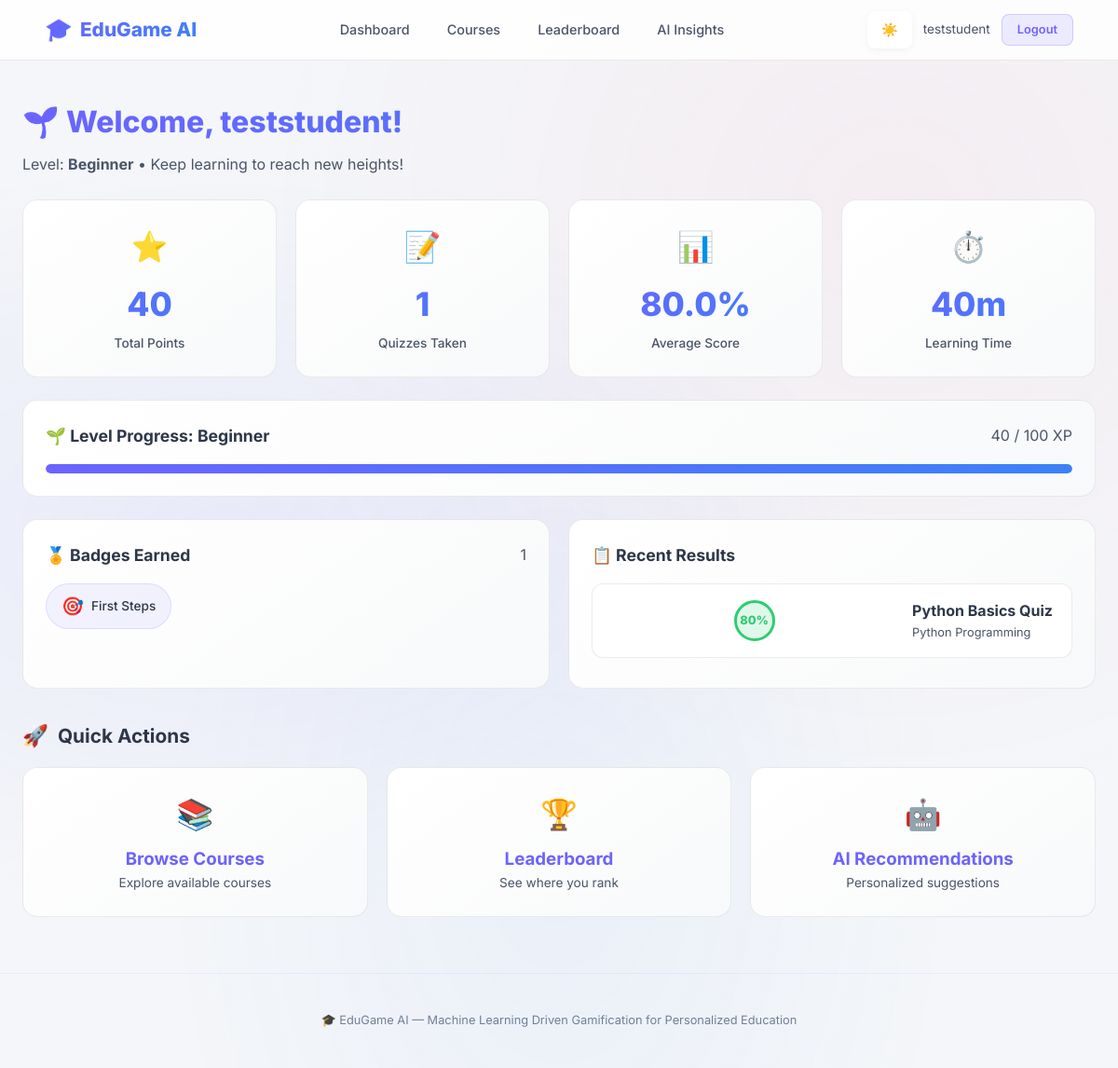
The app's page /dashboard (signed in) with its own data.
### tables this page shows
CREATE TABLE users (
    id INTEGER PRIMARY KEY AUTOINCREMENT,
    username TEXT UNIQUE NOT NULL,
    email TEXT UNIQUE NOT NULL,
    password_hash TEXT NOT NULL,
    role TEXT DEFAULT 'student',  -- 'student' or 'teacher'
    created_at TIMESTAMP DEFAULT CURRENT_TIMESTAMP
);

CREATE TABLE courses (
    id INTEGER PRIMARY KEY AUTOINCREMENT,
    title TEXT NOT NULL,
    description TEXT,
    difficulty TEXT DEFAULT 'beginner',  -- beginner, intermediate, advanced
    category TEXT,
    created_at TIMESTAMP DEFAULT CURRENT_TIMESTAMP
);

CREATE TABLE user_badges (
    id INTEGER PRIMARY KEY AUTOINCREMENT,
    user_id INTEGER NOT NULL,
    badge_id INTEGER NOT NULL,
    earned_at TIMESTAMP DEFAULT CURRENT_TIMESTAMP,
    FOREIGN KEY (user_id) REFERENCES users(id),
    FOREIGN KEY (badge_id) REFERENCES badges(id),
    UNIQUE(user_id, badge_id)
);

CREATE TABLE badges (
    id INTEGER PRIMARY KEY AUTOINCREMENT,
    name TEXT UNIQUE NOT NULL,
    description TEXT,
    icon TEXT DEFAULT '🏅',
    criteria TEXT
);

CREATE TABLE quiz_results (
    id INTEGER PRIMARY KEY AUTOINCREMENT,
    user_id INTEGER NOT NULL,
    quiz_id INTEGER NOT NULL,
    score INTEGER NOT NULL,
    total INTEGER NOT NULL,
    percentage REAL NOT NULL,
    completed_at TIMESTAMP DEFAULT CURRENT_TIMESTAMP,
    FOREIGN KEY (user_id) REFERENCES users(id),
    FOREIGN KEY (quiz_id) REFERENCES quizzes(id)
);

CREATE TABLE quizzes (
    id INTEGER PRIMARY KEY AUTOINCREMENT,
    course_id INTEGER NOT NULL,
    title TEXT NOT NULL,
    difficulty TEXT DEFAULT 'medium',  -- easy, medium, hard
    total_marks INTEGER DEFAULT 100,
    FOREIGN KEY (course_id) REFERENCES courses(id)
);

### modules/auth.py (the view)
@auth_bp.route('/dashboard')
def dashboard():
    if 'user_id' not in session:
        return redirect(url_for('auth.login'))
    user_id = session['user_id']
    user = get_user_by_id(user_id)
    total_points = get_total_points(user_id)
    level_name, level_icon, next_threshold = get_level(total_points)
    badges = get_user_badges(user_id)
    recent_results = get_results_by_user(user_id)[:5]
    quiz_stats = get_user_quiz_stats(user_id)
    activity_stats = get_user_activity_stats(user_id)
    return render_template('dashboard.html',
                           user=user,
                           total_points=total_points,
                           level_name=level_name,
                           level_icon=level_icon,
                           next_threshold=next_threshold,
                           badges=badges,
                           recent_results=recent_results,
                           quiz_stats=quiz_stats,
                           activity_stats=activity_stats)

### database/init_db.py (called while the page is built)
def get_db():
    conn = sqlite3.connect(DB_PATH)
    conn.row_factory = sqlite3.Row
    conn.execute("PRAGMA foreign_keys = ON")
    return conn

### models/gamification.py (called while the page is built)
def get_total_points(user_id):
    conn = get_db()
    row = conn.execute(
        "SELECT COALESCE(SUM(points), 0) as total FROM points WHERE user_id = ?",
        (user_id,)
    ).fetchone()
    conn.close()
    return row['total']

def get_level(total_points):
    current_level = LEVEL_THRESHOLDS[0]
    next_threshold = LEVEL_THRESHOLDS[1][0] if len(LEVEL_THRESHOLDS) > 1 else None
    for i, (threshold, name, icon) in enumerate(LEVEL_THRESHOLDS):
        if total_points >= threshold:
            current_level = (name, icon)
            next_threshold = LEVEL_THRESHOLDS[i + 1][0] if i + 1 < len(LEVEL_THRESHOLDS) else None
    return current_level[0], current_level[1], next_threshold

def get_user_badges(user_id):
    conn = get_db()
    badges = conn.execute(
        """SELECT b.*, ub.earned_at FROM user_badges ub
           JOIN badges b ON ub.badge_id = b.id
           WHERE ub.user_id = ? ORDER BY ub.earned_at DESC""",
        (user_id,)
    ).fetchall()
    conn.close()
    return badges

def get_user_activity_stats(user_id):
    conn = get_db()
    stats = conn.execute(
        """SELECT
              COALESCE(SUM(duration_minutes), 0) as total_learning_time,
              COUNT(*) as total_activities,
              COUNT(DISTINCT DATE(created_at)) as active_days
           FROM user_activity WHERE user_id = ?""",
        (user_id,)
    ).fetchone()
    conn.close()
    return stats

### models/quiz.py (called while the page is built)
def get_results_by_user(user_id):
    conn = get_db()
    results = conn.execute(
        """SELECT qr.*, q.title as quiz_title, c.title as course_title
           FROM quiz_results qr
           JOIN quizzes q ON qr.quiz_id = q.id
           JOIN courses c ON q.course_id = c.id
           WHERE qr.user_id = ?
           ORDER BY qr.completed_at DESC""",
        (user_id,)
    ).fetchall()
    conn.close()
    return results

def get_user_quiz_stats(user_id):
    conn = get_db()
    stats = conn.execute(
        """SELECT COUNT(*) as total_quizzes,
                  COALESCE(AVG(percentage), 0) as avg_score,
                  COALESCE(MAX(percentage), 0) as best_score,
                  COALESCE(MIN(percentage), 0) as worst_score
           FROM quiz_results WHERE user_id = ?""",
        (user_id,)
    ).fetchone()
    conn.close()
    return stats

### templates/dashboard.html (shortened to what this page needs)
{% extends "base.html" %}
{% block content %}
<div class="container">
    <div class="page-header">
        <h1>{{ level_icon }} Welcome, {{ user['username'] }}!</h1>
        <p>Level: <strong>{{ level_name }}</strong> &bull; Keep learning to reach new heights!</p>
    </div>
    <div class="grid-4 mb-3">
        <div class="stat-card animate-in animate-delay-1">
            <div class="stat-icon">⭐</div>
            <div class="stat-value">{{ total_points }}</div>
            <div class="stat-label">Total Points</div>
        </div>
        <div class="stat-card animate-in animate-delay-2">
            <div class="stat-icon">📝</div>
            <div class="stat-value">{{ quiz_stats['total_quizzes'] }}</div>
            <div class="stat-label">Quizzes Taken</div>
        </div>
        <div class="stat-card animate-in animate-delay-3">
            <div class="stat-icon">📊</div>
            <div class="stat-value">{{ "%.1f"|format(quiz_stats['avg_score']) }}%</div>
            <div class="stat-label">Average Score</div>
        </div>
        <div class="stat-card animate-in animate-delay-4">
            <div class="stat-icon">⏱️</div>
            <div class="stat-value">{{ "%.0f"|format(activity_stats['total_learning_time']) }}m</div>
            <div class="stat-label">Learning Time</div>
        </div>
    </div>
    <div class="card mb-3 animate-in">
        <div class="card-header">
            <h3>{{ level_icon }} Level Progress: {{ level_name }}</h3>
            {% if next_threshold %}
            <span class="text-muted">{{ total_points }} / {{ next_threshold }} XP</span>
            {% else %}
            <span class="text-muted">Max Level Reached! 🎉</span>
            {% endif %}
        </div>
        {% if next_threshold %}
        <div class="progress-bar-container">
            <div class="progress-bar-fill" style=`width: {{ (total_points / next_threshold * 100)|int }}%`></div>
        </div>
        {% else %}
        <div class="progress-bar-container">
            <div class="progress-bar-fill" style="width: 100%"></div>
        </div>
        {% endif %}
    </div>
    <div class="grid-2">
        <div class="card animate-in animate-delay-1">
            <div class="card-header">
                <h3>🏅 Badges Earned</h3>
                <span class="text-muted">{{ badges|length }}</span>
            </div>
            {% if badges %}
            <div class="badge-grid">
                {% for badge in badges %}
                <div class="badge-item" title="{{ badge['description'] }}">
                    <span class="badge-icon">{{ badge['icon'] }}</span>
                    {{ badge['name'] }}
                </div>
                {% endfor %}
            </div>
            {% else %}
            <p class="text-muted">Complete quizzes to earn your first badge!</p>
            {% endif %}
        </div>
        <div class="card animate-in animate-delay-2">
            <div class="card-header">
                <h3>📋 Recent Results</h3>
            </div>
            {% if recent_results %}
            {% for r in recent_results %}
            <div class="lesson-item" style="cursor: default;">
                <div class="score-circle {% if r['percentage'] >= 80 %}score-high{% elif r['percentage'] >= 50 %}score-medium{% else %}score-low{% endif %}" style="width:44px;height:44px;font-size:0.8rem;">
                    {{ "%.0f"|format(r['percentage']) }}%
                </div>
                <div>
                    <strong>{{ r['quiz_title'] }}</strong>
                    <div class="text-muted" style="font-size:0.8rem;">{{ r['course_title'] }}</div>
                </div>
            </div>
            {% endfor %}
            {% else %}
            <p class="text-muted">Take a quiz to see your results here!</p>
            {% endif %}
        </div>
    </div>
    <div class="section-title mt-4"><span class="icon">🚀</span> Quick Actions</div>
    <div class="grid-3 mb-3">
        <a href="{{ url_for('courses.course_list') }}" class="card" style="text-decoration:none;text-align:center;">
            <div style="font-size:2rem;margin-bottom:8px;">📚</div>
            <h3>Browse Courses</h3>
            <p class="text-muted" style="font-size:0.85rem;">Explore available courses</p>
        </a>
        <a href="{{ url_for('gamification.leaderboard') }}" class="card" style="text-decoration:none;text-align:center;">
            <div style="font-size:2rem;margin-bottom:8px;">🏆</div>
            <h3>Leaderboard</h3>
            <p class="text-muted" style="font-size:0.85rem;">See where you rank</p>
        </a>
        <a href="{{ url_for('ml.recommendations') }}" class="card" style="text-decoration:none;text-align:center;">
            <div style="font-size:2rem;margin-bottom:8px;">🤖</div>
            <h3>AI Recommendations</h3>
            <p class="text-muted" style="font-size:0.85rem;">Personalized suggestions</p>
        </a>
    </div>
</div>
{% endblock %}

### templates/base.html (shortened to what this page needs)
<!doctype html>
<html lang="en">
  <head>
    <link
      rel="stylesheet"
      href="{{ url_for('static', filename='css/style.css') }}"
    />
  </head>
  <body>
    <nav class="navbar">
      <div class="container">
        <a href="{{ url_for('auth.dashboard') }}" class="navbar-brand">
          <span>🎓</span> EduGame AI
        </a>
        <ul class="nav-links">
          {% if session.get('user_id') %}
          <li><a href="{{ url_for('auth.dashboard') }}">Dashboard</a></li>
          <li><a href="{{ url_for('courses.course_list') }}">Courses</a></li>
          <li><a href="{{ url_for('gamification.leaderboard') }}">Leaderboard</a></li>
          <li><a href="{{ url_for('ml.recommendations') }}">AI Insights</a></li>
          {% endif %}
        </ul>
        <div class="nav-user">
          <button id="theme-toggle" class="btn btn-icon theme-toggle" aria-label="Toggle theme">
            <span class="light-icon">☀️</span>
          </button>
          {% if session.get('user_id') %}
            <a href="{{ url_for('auth.profile') }}" class="username"
              >{{ session.get('username', '') }}</a
            >
            <a
              href="{{ url_for('auth.logout') }}"
              class="btn btn-sm btn-secondary"
              >Logout</a
            >
          {% else %}
            {% if request.endpoint != 'auth.login' and request.endpoint != 'auth.register' %}
              <a href="{{ url_for('auth.login') }}" class="btn btn-sm btn-primary">Login</a>
              <a href="{{ url_for('auth.register') }}" class="btn btn-sm btn-secondary">Register</a>
            {% endif %}
          {% endif %}
        </div>
      </div>
    </nav>
    <main>{% block content %}{% endblock %}</main>
    <footer class="footer">
      <div class="container">
        <p>
          🎓 EduGame AI &mdash; Machine Learning Driven Gamification for
          Personalized Education
        </p>
      </div>
    </footer>
  </body>
</html>

### records on screen
users: get "teststudent", username "teststudent"
courses: difficulty "Beginner"
user_badges: icon "🎯", name "First Steps"
quiz_results: percentage "80", quiz_title "Python Basics Quiz", course_title "Python Programming"

### other values on screen
{{ level_icon }} "🌱"
{{ total_points }} "40"
{{ quiz_stats['total_quizzes'] }} "1"
{{ "%.1f"|format(quiz_stats['avg_score']) }} "80.0"
{{ "%.0f"|format(activity_stats['total_learning_time']) }} "40"
{{ next_threshold }} "100"
{{ badges|length }} "1"
